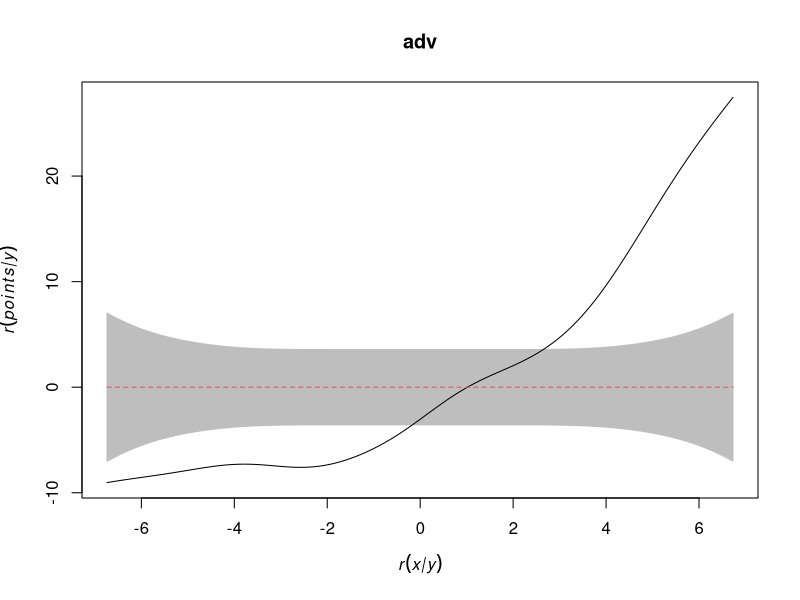

Write the R code that produced this figure.
library(spatstat)


### Name: addvar
### Title: Added Variable Plot for Point Process Model
### Aliases: addvar
### Keywords: spatial models

### ** Examples

  X <-  rpoispp(function(x,y){exp(3+3*x)})
  model <- ppm(X, ~y)
  adv <- addvar(model, "x")
  plot(adv)
  adv <- addvar(model, "x", subregion=square(0.5))
